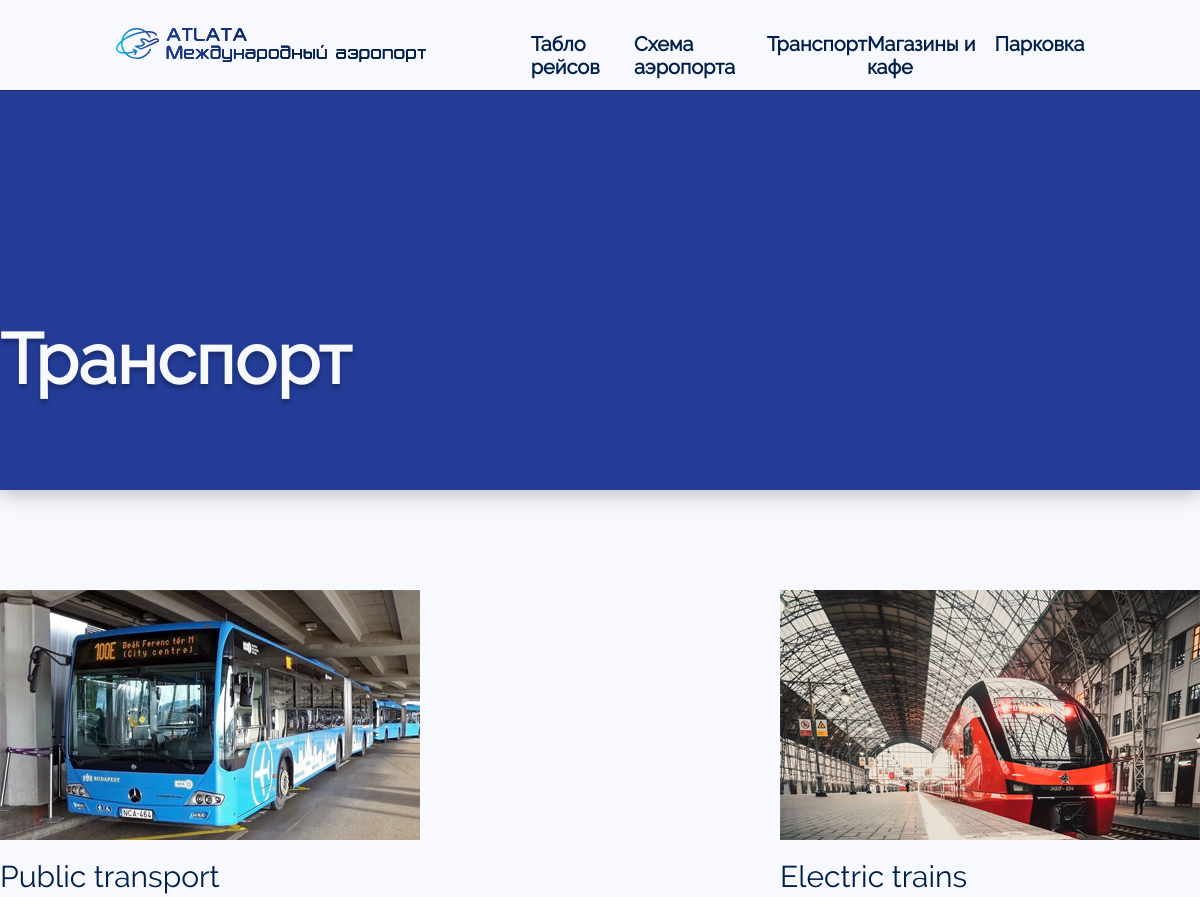
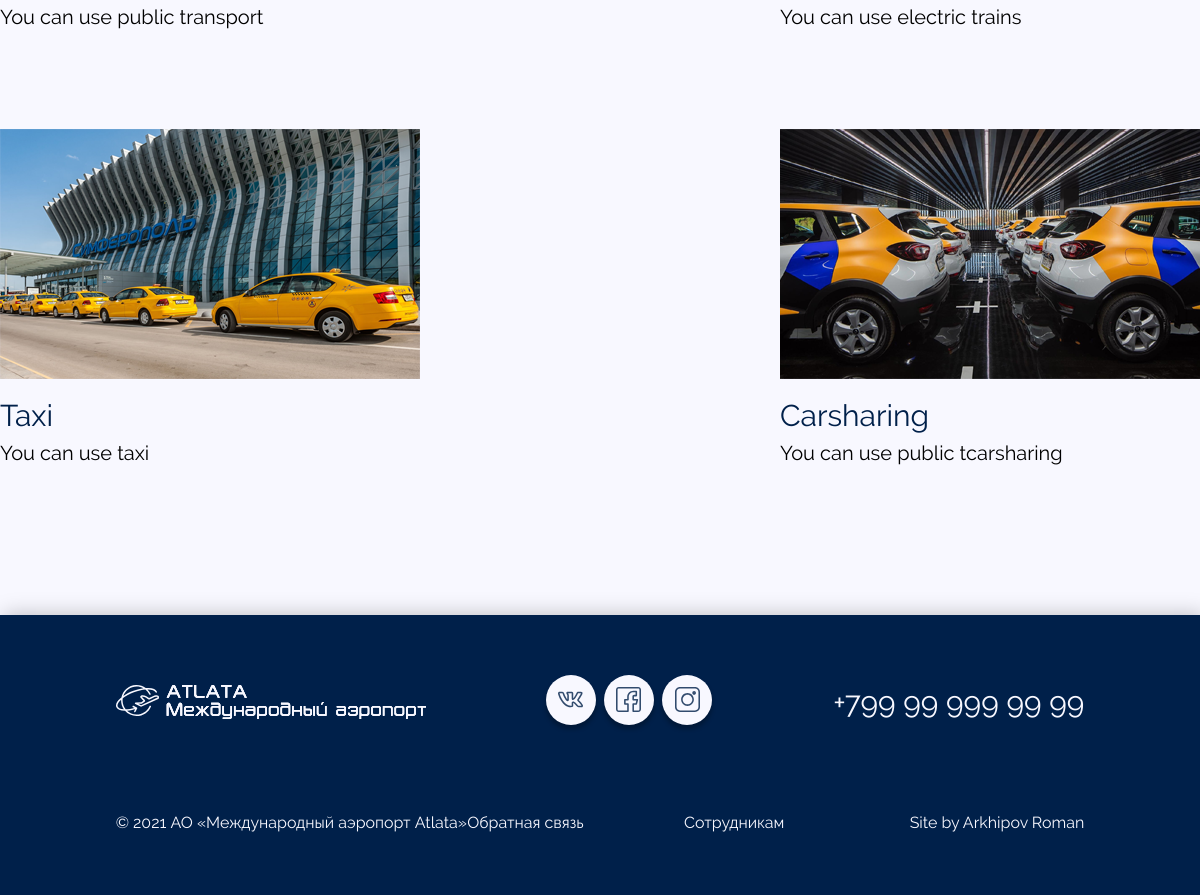
/transport.php, run on the app's committed database (2 pictures, top to bottom).
### tables this page shows
CREATE TABLE `transport` (
  `id_transport` int(18) NOT NULL,
  `img` varchar(256) NOT NULL,
  `title` varchar(64) NOT NULL,
  `text` varchar(256) NOT NULL
);

### transport.php (called while the page is built, shortened)
<?php
    require_once("assets/libs/api.php");
    $headline = "Транспорт";
    $per1= new Api();
    $per2= new Data();
    $per2->header="Транспорт";
    $per3=$per1->request($per2);
    include("assets/temp/pages/transport-page.php");
    $body = ob_get_clean();
    include("assets/temp/html.php");
?>

### assets/libs/api.php (called while the page is built, shortened)
<?php
require_once("database.php");
class Api {
    public function request($data) {
        global $pdo;
        switch($data->header) {
            case "Транспорт":
                $sql = "SELECT * FROM `transport`";
                $query = $pdo->prepare($sql);
                $query->execute();
                $result = $query->fetchAll(PDO::FETCH_ASSOC);
                $response["header"] = "ts";
                foreach($result as $table) {
                    $response ["items"][] = array(
                        "Изображение" => $table["img"],
                        "Заголовок" => $table["title"],
                        "Текст" => $table["text"]
                    );
                }
            break;
        }
        return $response ?? false;
    }
}
?>

### assets/temp/components/card.php (the view)
<div class="card">
    <a class="card-index" href="index.php">
        <div class="card-img">
        <img src="<?= $per4["Изображение"] ?>">
        </div>
        <h2><?= $per4["Заголовок"] ?></h2>
        <p><?= $per4["Текст"] ?></p>
    </a>
</div>

### assets/temp/pages/transport-page.php
<main>
    <div class="main-content">
        <?php include("assets/temp/components/headline.php") ?>
        <div class="transport-container">
            <?php foreach($per3["items"] as $per4):?>
                <?php include("assets/temp/components/card.php")?>
            <?php endforeach;?>
        </div>
    </div>
</main>

### assets/temp/components/headline.php
<div class="headline">
    <div class="bg">
        <h2><?php echo $headline ?></h2>
    </div>
</div>

### assets/temp/html.php (shortened to what this page needs)
<!DOCTYPE html>
<html lang="ru">
<head>
    <link rel="stylesheet" type="text/css" href="assets/temp/styles/light.css" id="theme-link">
</head>
<body>
    <div class="wrapper">
        <?php include("components/header.php")?>
        <?= $body?>
        <?php include("components/footer.php"); ?>
    </div>
</body>
</html>

### assets/temp/components/header.php
<header class="site-header">
  <div class="ad-menu">
    <nav class="site-navigation">
      <a class="logo-link" href="index.php">
        <img src="assets/temp/img/logo.svg" width="310px" height="34px">
      </a>
      <ul class="navigation-list">
        <li><a href="timetable.php">Табло рейсов</a></li>
        <li><a href="airport-map.php">Схема аэропорта</a></li>
        <li><a href="transport.php">Транспорт</a></li>
        <li><a href="shops.php">Магазины и кафе</a></li>
        <li><a href="parking.php">Парковка</a></li>
      </ul>
    </nav>
  </div>
</header>

### assets/temp/components/footer.php
<footer class="site-footer">
    <div class="footer-content">
        <div class="footer-row1">
            <div class="footer-container1">
            <a class="logo-link" href="index.php">
                <img src="assets/temp/img/logo2.svg" width="310px" height="34px">
            </a>
            </div>
            <div class="footer-container2">
                <a class="social-media" href="index.php">
                    <img src="assets/temp/img/vk.svg">
                </a>
                <a class="social-media" href="index.php">
                    <img src="assets/temp/img/facebook.svg">
                </a>
                <a class="social-media" href="index.php">
                    <img src="assets/temp/img/inst.svg">
                </a>
            </div>
            <div class="footer-container3">
                <h1>+799 99 999 99 99</h1>
            </div>
        </div>
        <div class="footer-row2">
            <div class="footer-container4">
            <p>© 2021 АО «Международный аэропорт Atlata»</p>
            </div>
            <div class="footer-container5">
                <a href="index.php">Обратная связь</a>
                <a href="auth.php">Сотрудникам</a>
            </div>
            <div class="footer-container6">
            <p>Site by Arkhipov Roman</p>
            </div>
        </div>
    </div>
</footer>

### assets/temp/styles/light.css (style rules this page uses)
* { padding: 0; margin: 0; border: 0; }
*,*:before,*:after { -moz-box-sizing: border-box; -webkit-box-sizing: border-box; box-sizing: border-box; }
nav,footer,header,aside { display: block; }
html,body { height: 100%; width: 100%; font-size: 100%; line-height: 1; font-size: 14px; -ms-text-size-adjust: 100%; -moz-text-size-adjust: 100%; -webkit-text-size-adjust: 100%; }
a, a:visited { text-decoration: none; }
ul li { list-style: none; }
img { vertical-align: top; }
h1,h2,h3,h4,h5,h6 { font-size:inherit;font-weight: 400; }
.wrapper { min-width: 400px; max-width: 1920px; margin: 0 auto; min-height: 100%; height: auto !important; height: 100%; }
body { font-family: 'Raleway'; height: 100%; }
ul.navigation-list li { display: inline; }
li>a { font-style: normal; font-weight:600; font-size: 20px; line-height: 23px; text-align: center; color: #00204A; }
.site-header { position: fixed; z-index: 9999; background-color: #F8F8FF; width: 100%; height: 90px; box-shadow: 0px 1px 1px rgba(0, 0, 0, 0.25); }
.site-navigation { padding-top: 28px; display: flex; width: 80.73vw; margin: 0 auto; }
.navigation-list { padding-top: 5px; margin-left: 105px; width: 1135px; display: flex; justify-content: space-between; }
.site-footer { display: flex; flex-wrap: wrap; background-color: #00204A; width: 100%; min-height: 280px; color: #F8F8FF; box-shadow: 4px 0px 20px rgba(0, 0, 0, 0.25); }
.footer-content { flex-wrap: wrap; display: flex; flex-direction: column; width: 80.73vw; max-width: 1550px; margin: 0 auto; padding: 60px 0px 63px 0px; }
.footer-row1 { display: flex; flex-wrap: wrap; justify-content: space-between; }
.footer-row2 { margin-top: 80px; display: flex; flex-wrap: wrap; justify-content: space-between; }
.footer-container1 { margin-top: 10px; }
.footer-container2 { display: flex; justify-content: space-between; }
.footer-container3 { display: flex; height: auto; margin-top: 10px; padding-left: 0.75px; }
h1 { font-style: normal; font-weight: normal; font-size: 30px; line-height: 35px; }
.footer-container5>a { color: #F8F8FF; font-style: normal; font-weight: normal; font-size: 16px; line-height: 19px; }
.footer-container4 { font-style: normal; font-weight: normal; font-size: 16px; line-height: 19px; }
.footer-container5 { display: flex; justify-content: space-between; font-style: normal; font-weight: normal; font-size: 16px; line-height: 19px; width: 317px; margin-right: 125px; }
.footer-container6 { font-style: normal; font-weight: normal; font-size: 16px; line-height: 19px; max-width: 100%; height: auto; }
main { background-color: #F8F8FF; }
.main-content { padding-top: 90px; }
.card { padding-top: 100px; max-width: 420px; max-height: 500px; }
.card-index>h2 { padding-top: 25px; font-weight: 500; font-size: 30px; line-height: 23px; color: #00204A; }
.card-index>p { padding-top: 15px; font-style: normal; font-weight: normal; font-size: 20px; line-height: 23px; color: #000000; }
.card-img { background: #E0E3FF; max-width: 420px; height: 250px; }
h2 { font-weight: 600; font-size: 24px; line-height: 23px; color: #00204A; }
.bg { box-shadow: 0px 4px 20px rgba(0, 0, 0, 0.25); width: 100%; height: 400px; background-color: #233C96; }
.bg>h2 { max-width: 1360px; padding-top: 258px; margin: 0 auto; font-weight: bold; font-size: 70px; line-height: 23px; color: #F8F8FF; text-shadow: 0px 4px 4px rgba(0, 0, 0, 0.25); }
.transport-container, .shops-container, .news-container { padding-bottom: 150px; justify-content: space-between; max-width: 1360px; margin: 0 auto; display: flex; flex-wrap: wrap; }

### data on the page
transport: img (picture), title "Public transport", text "You can use public transport"
transport: img (picture), title "Electric trains", text "You can use electric trains"
transport: img (picture), title "Taxi", text "You can use taxi"
transport: img (picture), title "Carsharing", text "You can use public tcarsharing"

### other printed values
$headline "Транспорт"
